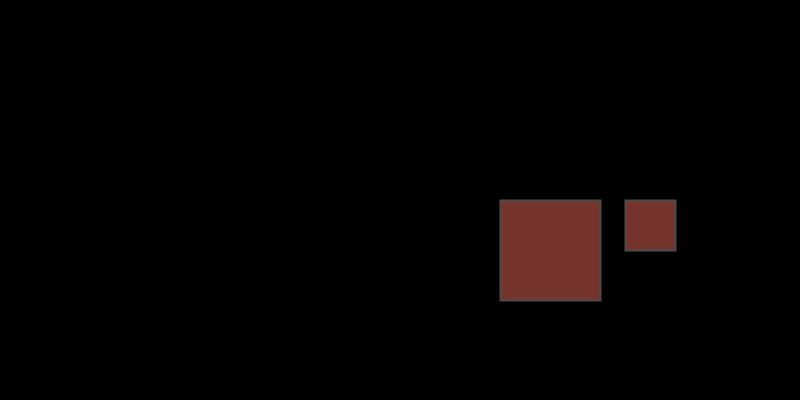
Frame 1 (no input)
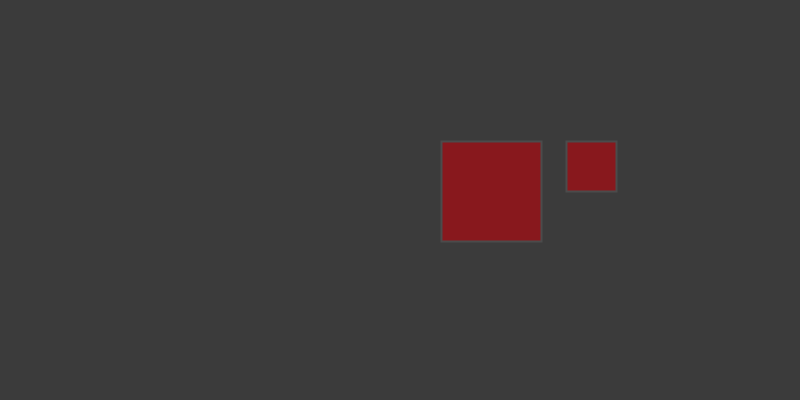
Frame 60 (the mouse pressed at the canvas centre just before this capture)
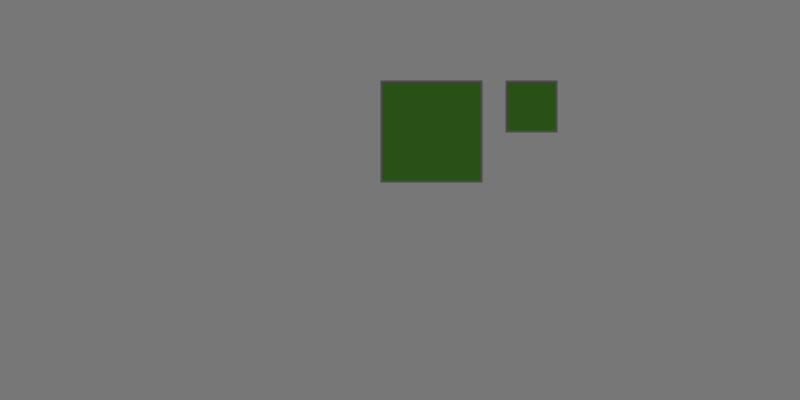
Frame 120 (the mouse held since frame 60 and released just before this capture)

The Processing sketch that drew these frames (run headless with seeded random() and noise(); from frame 60 on, the mouse is pressed at the canvas centre):

// Processing sketch: operatorsAndAssignmentEdit
// ── operatorsAndAssignmentEdit.pde
/*
Demonstrates operators and assignment. 
 By Dawn C. Hayes October, 2017
 Edited by Asher October 2017
 */


float rectX = 500;//x-coordinate is at 500
float rectY = 200;//y-coordinate is at 200
float rectDiam = 50;//circle diameter is 50 pixels

float bgcol = 0;//background color is 0, black
float col = 75;//'col' (color) is assigned 75

float sWeight = 2;//stroke weight is 2 pixels
float rCol = 181;//redcolor value is 181
float gCol = 205;//green color value is 205
float bCol = 47;//blue color value is 47
float alph = 255;//transparency is 255, opaque

float speed = 1; //the speed of movement is 1 framerate
float offset = 125;//alters value by 125 pixels


void setup() {//void to prohiit return value
  size(800, 400);//size of canvas
}//must close with curly bracket to contain above statement

void draw() {//a void set up is here to prohibit a return value
  background(bgcol);//the background color is white
  strokeWeight(sWeight);//the thickness of the outline is 2 pixels
  stroke(col);//the color of the outline is 75
  fill(random(rCol), random(gCol), random(bCol), alph);//random values for the colors from 0 to 181,205,47 respectively. opaque square
  rect(rectX, rectY, rectDiam*2, rectDiam*2); //starts at (500,200) has a diameter of 100
  rect(rectX + offset, rectY, rectDiam, rectDiam);//starts at (625,200) has a diameter of 50

  rectX = rectX - speed; //changed direction of the circle
  // rectX += speed; // shorthand

  rectY = rectY - speed; //circle goes towards the top of the screen
  //rectY += speed; // shorthand
  bgcol++;//bakground color starts black to white
}//must close with curly brackets to contain above statements
